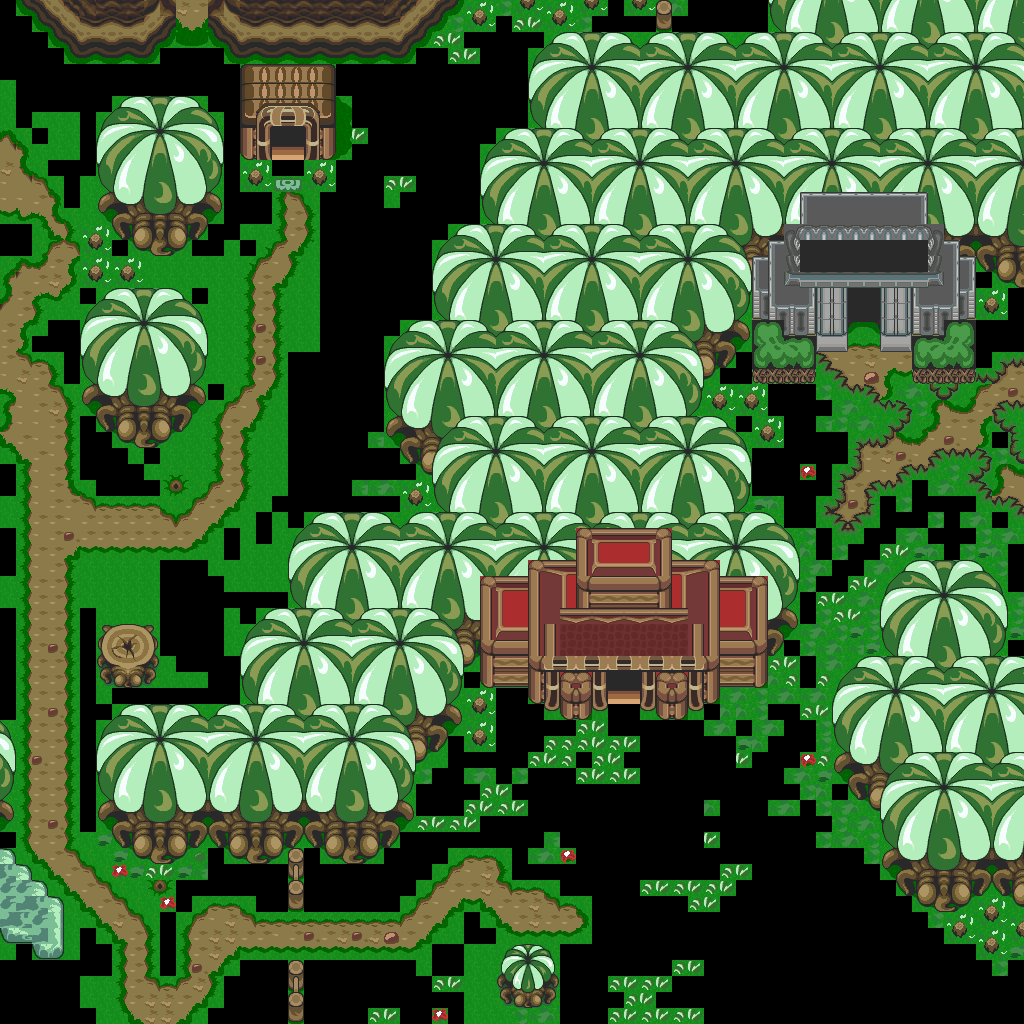

Below is a game level as drawn by its tile map, then a one-line description and the .tmx that defines it (tile-layer data replaced by summaries):
An orthogonal 64x64 tile map with 16x16 px tiles, 1 tile layer (base), 1 hidden layer not drawn and 28 objects.

<map version="1.10" tiledversion="1.12.1" orientation="orthogonal" renderorder="right-down" width="64" height="64" tilewidth="16" tileheight="16" infinite="0" nextlayerid="3" nextobjectid="29">
 <tileset firstgid="1" source="../classiciphone_pics4.tsx" />
 <layer id="1" name="base" width="64" height="64">
  <data>[4096 cells, 3066 non-empty, 319 distinct tile ids]</data>
 </layer>
 <layer id="2" name="collision" width="64" height="64" visible="0">
  <properties><property name="collision" value="true" /></properties>
  <data>[4096 cells, 1877 non-empty, 1 distinct tile ids]</data>
 </layer>
 <objectgroup id="3" name="npcs">
  <object id="1" x="240.0" y="160.0" width="16" height="16">
   <properties>
    <property name="gani" value="classic_bush.png" />
    <property name="script" type="string">-- Auto-converted from GraalScript
-- join("bush")</property>
   </properties>
  </object>
  <object id="2" x="80.0" y="224.0" width="16" height="16">
   <properties>
    <property name="gani" value="classic_bush.png" />
    <property name="script" type="string">-- Auto-converted from GraalScript
-- join("bush")</property>
   </properties>
  </object>
  <object id="3" x="112.0" y="256.0" width="16" height="16">
   <properties>
    <property name="gani" value="classic_bush.png" />
    <property name="script" type="string">-- Auto-converted from GraalScript
-- join("bush")</property>
   </properties>
  </object>
  <object id="4" x="80.0" y="256.0" width="16" height="16">
   <properties>
    <property name="gani" value="classic_bush.png" />
    <property name="script" type="string">-- Auto-converted from GraalScript
-- join("bush")</property>
   </properties>
  </object>
  <object id="5" x="160.0" y="464.0" width="16" height="16">
   <properties>
    <property name="script" type="string">-- Auto-converted from GraalScript
-- join("sign_liftable");</property>
   </properties>
  </object>
  <object id="6" x="272.0" y="128.0" width="16" height="16">
   <properties>
    <property name="gani" value="door.png" />
    <property name="script" type="string">-- Auto-converted from GraalScript
-- join("door");</property>
   </properties>
  </object>
  <object id="7" x="304.0" y="160.0" width="16" height="16">
   <properties>
    <property name="gani" value="classic_bush.png" />
    <property name="script" type="string">-- Auto-converted from GraalScript
-- join("bush")</property>
   </properties>
  </object>
  <object id="8" x="400.0" y="480.0" width="16" height="16">
   <properties>
    <property name="gani" value="classic_bush.png" />
    <property name="script" type="string">-- Auto-converted from GraalScript
-- join("bush")</property>
   </properties>
  </object>
  <object id="9" x="976.0" y="896.0" width="16" height="16">
   <properties>
    <property name="gani" value="classic_bush.png" />
    <property name="script" type="string">-- Auto-converted from GraalScript
-- join("bush")</property>
   </properties>
  </object>
  <object id="10" x="944.0" y="912.0" width="16" height="16">
   <properties>
    <property name="gani" value="classic_bush.png" />
    <property name="script" type="string">-- Auto-converted from GraalScript
-- join("bush")</property>
   </properties>
  </object>
  <object id="11" x="976.0" y="928.0" width="16" height="16">
   <properties>
    <property name="gani" value="classic_bush.png" />
    <property name="script" type="string">-- Auto-converted from GraalScript
-- join("bush")</property>
   </properties>
  </object>
  <object id="12" x="1008.0" y="912.0" width="16" height="16">
   <properties>
    <property name="gani" value="classic_bush.png" />
    <property name="script" type="string">-- Auto-converted from GraalScript
-- join("bush")</property>
   </properties>
  </object>
  <object id="13" x="752.0" y="416.0" width="16" height="16">
   <properties>
    <property name="gani" value="classic_bush.png" />
    <property name="script" type="string">-- Auto-converted from GraalScript
-- join("bush")</property>
   </properties>
  </object>
  <object id="14" x="704.0" y="384.0" width="16" height="16">
   <properties>
    <property name="gani" value="classic_bush.png" />
    <property name="script" type="string">-- Auto-converted from GraalScript
-- join("bush")</property>
   </properties>
  </object>
  </objectgroup>
</map>
<!-- 14 of 28 objects omitted -->
